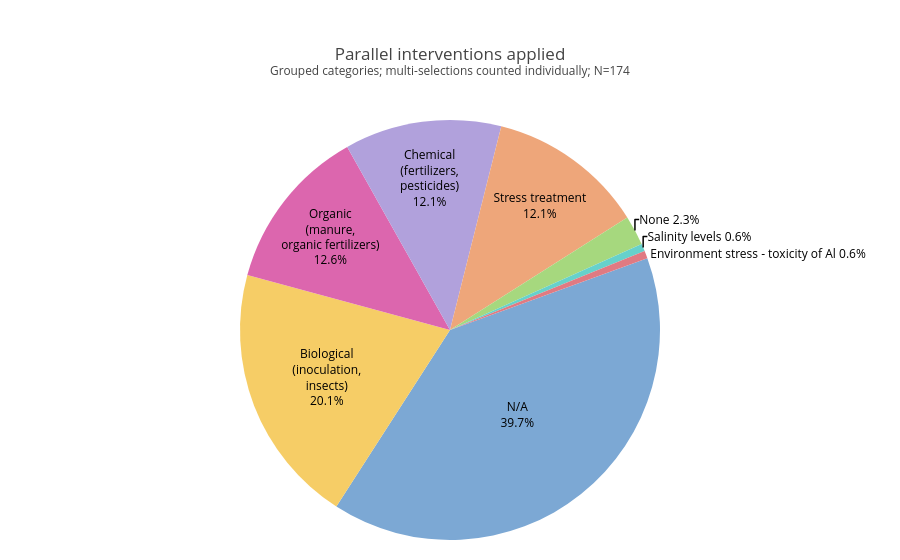

Write notebook code for a chart like this one.
### Markdown cell above
<llm-snippet-file>/Users/anezkasokol/Dropbox/AgroHomeo Review/Analysis/python_code_agrohom/my_first_analysis.ipynb</llm-snippet-file>

### Code cell
# Title: Parallel Interventions Applied (Grouped Pie Chart)
# Description: Cleans and standardizes the "Parallel interventions applied" column, maps granular entries to broader categories, splits comma-separated selections to count each individually, computes frequencies and adaptive label placement, and renders/saves a Plotly pie chart with N in the subtitle.

# - Map granular entries to broader, report-friendly categories
# - Split multi-valued cells and count each intervention individually
# - Visualize the grouped distribution with clear labeling and a descriptive title

# 1) Clean and standardize the source column
parallel_series = (
    df['Parallel interventions applied']
    .fillna('N/A')  # replace missing with explicit 'N/A'
    .astype(str)  # ensure strings
    .str.strip()  # trim whitespace
)

# 2) Mapping from raw entries to grouped categories
mapping = {
    'Chemical fertilizers': 'Chemical (fertilizers, pesticides)',
    'Chemical pest control or antibiotics': 'Chemical (fertilizers, pesticides)',
    'Seed sanitazion with chlorine/HgCl2/alcohol or similar': 'Chemical (fertilizers, pesticides)',
    'Manure or organic fertilizers': 'Organic (manure, organic fertilizers)',
    'Active inoculation with microbiotic pathogen': 'Biological (inoculation, insects)',
    'Active application of insects/nymphs': 'Biological (inoculation, insects)',
    'Active inoculation with microbiotic pathogen as part of factorial design': 'Biological (inoculation, insects)',
    'Catch crop': 'Biological (inoculation, insects)',
    'Salt-stress': 'Stress treatment',
    'Heat-stress': 'Stress treatment',
    'Water-stress': 'Stress treatment',
    'Salt-stress as part of factorial design': 'Stress treatment',
    'Aluminium-stress': 'Stress treatment',
    'Heavy metal-stress': 'Stress treatment',
    'None': 'None',
    'N/A': 'N/A',
}

# 3) Split cells on comma, explode to rows, trim, and coerce empties to 'N/A'
entries = (
    parallel_series
    .str.split(',')  # split multiple interventions
    .explode()  # count each intervention separately
    .astype(str)
    .str.strip()
    .replace({'': 'N/A'})
)

# 4) Apply grouping (keep any unmapped entries as-is to surface unexpected values)
grouped = entries.map(lambda x: mapping.get(x, x))

# 5) Count and keep the natural order of most prevalent (value_counts is descending by default)
grouped_counts = grouped.value_counts()

# 7) Prepare data for the pie chart
labels = grouped_counts.index.tolist()
labels = [add_line_breaks_to_label(lbl, strategy='parentheses') for lbl in labels]
values = grouped_counts.values.tolist()
total = int(sum(values)) if len(values) else 0

# Place labels outside if the slice is small to improve readability (threshold: 11%)
percentages = [(v / total) * 100 if total else 0 for v in values]
percentages_cutoff = 11
text_positions = ['outside' if p < percentages_cutoff else 'inside' for p in percentages]
custom_text = [
    f"{label}<br>{percent:.1f}%" if position == 'inside'
    else f"{label} {percent:.1f}%"
    for label, percent, position in zip(labels, percentages, text_positions)
]

# 8) Build the pie chart (styled consistently with the "Country of corresponding author" chart)
parallel_pie = go.Figure(
    data=[
        go.Pie(
            labels=labels,
            values=values,
            text=custom_text,
            textinfo='text',
            textposition=text_positions,
            insidetextorientation='horizontal',
            sort=False,
            direction='clockwise',
            rotation=70,
        )
    ]
)

parallel_pie.update_traces(
    textfont=dict(size=12, color='black'),
    insidetextfont=dict(color='black'),
)

# 9) Styling and a descriptive title including N and methodological notes
textfont = dict(size=12, color='black'),
parallel_pie.update_layout(
    title=f'Parallel interventions applied'
          f'<br><sup>Grouped categories; multi-selections counted individually; N={total}</sup>',
    showlegend=False,
    margin=dict(t=120, b=20, l=20, r=20)
)

# 10) Display and export
parallel_pie.show()
parallel_pie.write_image('parallel_interventions_applied_pie.png', width=800, height=600, scale=2)

### Figure 1 — Plotly figure (JSON) as saved in the notebook; plotly's stock layout.template omitted (floating-point values rounded to 4 significant figures)
{"data": [{"direction": "clockwise", "insidetextorientation": "horizontal", "labels": ["N/A", "Biological<br>(inoculation,<br>insects)", "Organic<br>(manure,<br>organic fertilizers)", "Chemical<br>(fertilizers,<br>pesticides)", "Stress treatment", "None", "Salinity levels", "Environment stress - toxicity of Al"], "rotation": 70, "sort": false, "text": ["N/A<br>39.7%", "Biological<br>(inoculation,<br>insects)<br>20.1%", "Organic<br>(manure,<br>organic fertilizers)<br>12.6%", "Chemical<br>(fertilizers,<br>pesticides)<br>12.1%", "Stress treatment<br>12.1%", "None 2.3%", "Salinity levels 0.6%", "Environment stress - toxicity of Al 0.6%"], "textinfo": "text", "textposition": ["inside", "inside", "inside", "inside", "inside", "outside", "outside", "outside"], "values": [69, 35, 22, 21, 21, 4, 1, 1], "type": "pie", "textfont": {"color": "black", "size": 12}, "insidetextfont": {"color": "black"}}], "layout": {"margin": {"t": 120, "b": 20, "l": 20, "r": 20}, "title": {"text": "Parallel interventions applied<br><sup>Grouped categories; multi-selections counted individually; N=174</sup>"}, "showlegend": false}}
